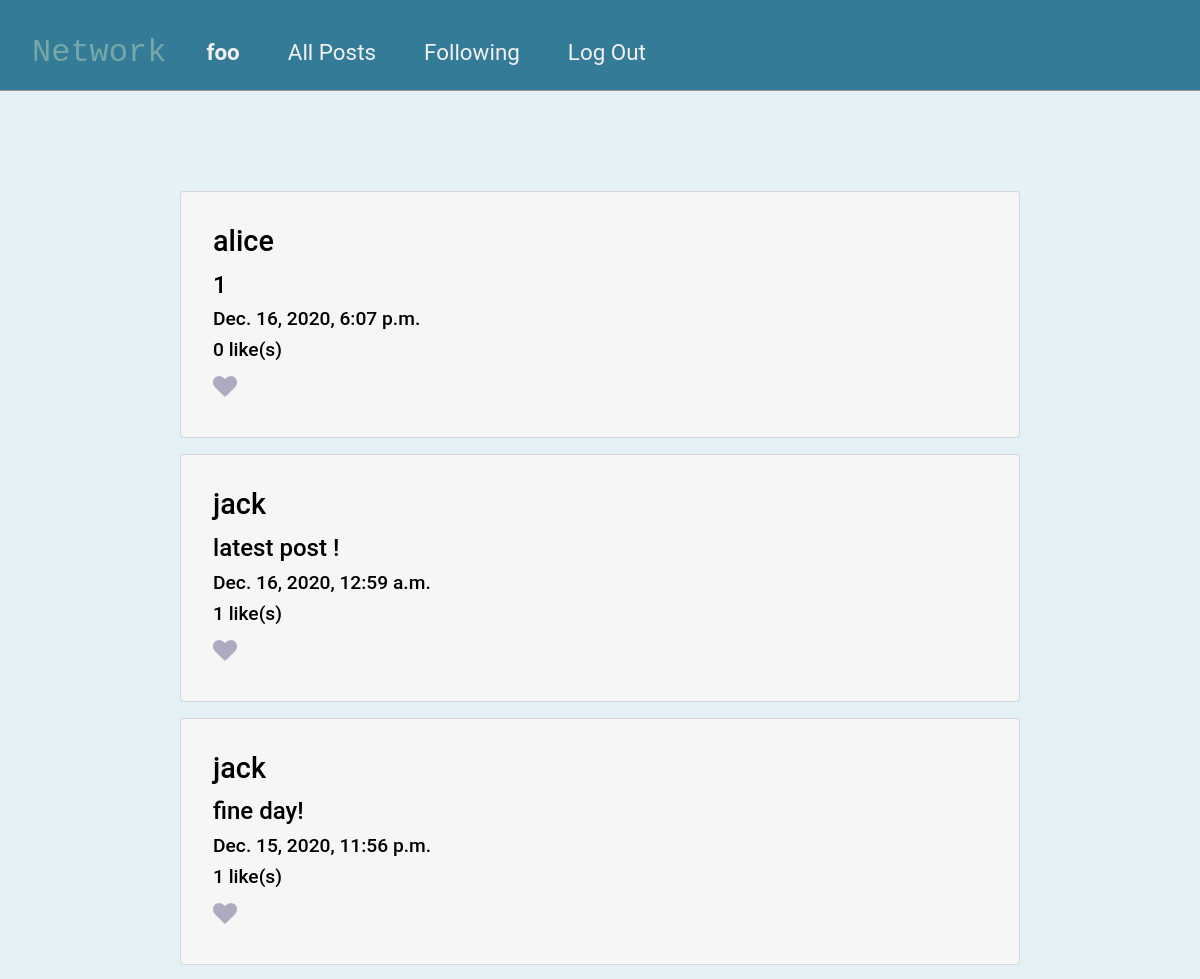
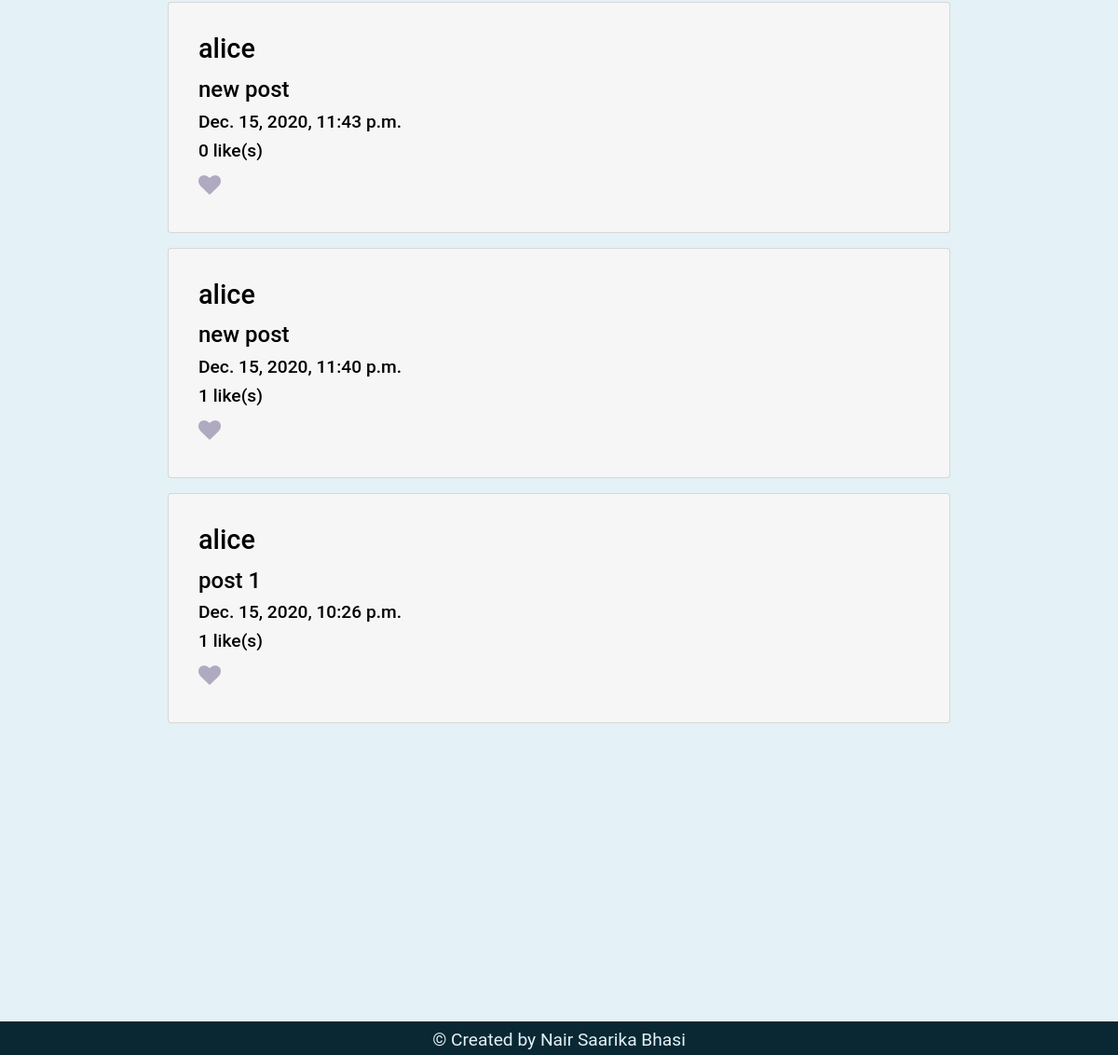
/network/following (signed in), run on the app's committed database (2 pictures, top to bottom).
### network/models.py (models this page shows, shortened)
class User(AbstractUser):
    pass

class Post(models.Model):
    contents = models.CharField(max_length=500)
    user_id = models.ForeignKey(User,on_delete=models.CASCADE,related_name="userID")
    date_and_time = models.DateTimeField()
    num_of_likes = models.IntegerField(default = '0')

### network/views.py (the view)
# urls.py: path("following",views.following_posts,name="following_posts"),
def following_posts(request):
    if request.user.is_authenticated:
        userobj = util.get_user_obj_by_userId(request.user.id)
        posts = paginate(request,get_all_posts_of_user_network(request,userobj))
        post_liked_ids = get_myliked_post(request).values_list("id",flat= True)
        return render (request, "network/following.html",{
            "allposts": posts,
            "post_liked_ids":post_liked_ids,
        })
    else:
        return HttpResponseRedirect(reverse("network:login"))

### network/util.py (called while the page is built)
def get_user_obj_by_userId(id):
    userobj = User.objects.get(id = id)
    return userobj

### network/views.py (called while the page is built)
def paginate(request,argument):
    page_number = request.GET.get('page',1)
    paginator = Paginator(argument, 10)
    try:
        paginated_argument = paginator.page(page_number)
    except PageNotAnInteger:
        paginated_argument = paginator.page(1)
    except EmptyPage:
        paginated_argument = paginator.page(paginator.num_pages)
    return paginated_argument

def get_all_posts_of_user_network(request,userobj):
    if request.user.is_authenticated:
        if request.user.username == userobj.username:
            following_ids = Follow.objects.values_list('following',flat= True).filter(follower = request.user.id)
            posts = Post.objects.filter(user_id__in = set(following_ids)).order_by('-date_and_time')
            return posts
    else:
        return HttpResponseRedirect(reverse("network:login"))

def get_myliked_post(request):
    if request.user.is_authenticated:
        userobj = util.get_user_obj_by_userId(request.user.id)
        likeobj = Like.objects.values_list('post',flat=True).filter(user = userobj.id)
        postObj = Post.objects.filter(id__in = set(likeobj)).order_by('-date_and_time').values()
        return postObj
    else:
        return HttpResponseRedirect(reverse("network:login"))

### network/templates/network/following.html (shortened to what this page needs)
{% extends "network/layout.html" %}
{%load static %}
{% block body %}
<section>
    <article class ="result">
        <div class = "container-allpost"  >
            <section>
                <article id ="showposts">
                    {% for post in allposts %}
                        <div class = "card" >
                            <span>
                                <h2 id ="post_userid" class="card-title">{{post.user_id}}</h2>
                                <h3 id ="post_content">{{post.contents}}</h3>
                                <h4 id ="post_dateandtime">{{post.date_and_time}}</h4>
                                <h4 id ='num_likes_{{post.id}}' class='like'>{{post.num_of_likes}} like(s)</h4>
                                {% if post.num_of_likes > 0 and post_liked_ids|length  and post.id in post_liked_ids %}
                                    <button id ="like"  value ="{{post.id}}" ><i class="fa fa-heart" style = "color:#f7786b"></i></button>
                                {% else %}
                                    <button id ="like" value ="{{post.id}}" ><i class="fa fa-heart" style = "color:#b0aac0"></i></button>
                                {% endif %}
                            </span>
                        </div>
                    {% empty %}
                    <h5 class="notfound text-center">You are following no one</h5>
                    {% endfor %}
                </article>
            </section>
        </div>
    </article>
</section>
{% endblock %}

### network/templates/network/layout.html (shortened to what this page needs)
{% load static %}
<!DOCTYPE html>
<html lang="en">
    <head>
        <link rel="stylesheet" href="https://stackpath.bootstrapcdn.com/bootstrap/4.4.1/css/bootstrap.min.css">
        <link href="{% static 'network/styles.css' %}" rel="stylesheet">
        <link rel="stylesheet" href="https://cdnjs.cloudflare.com/ajax/libs/font-awesome/4.7.0/css/font-awesome.min.css">
    </head>
    <body>
        <nav class="navbar navbar-expand-lg navbar-light bg-light flex-row d-flex bd-highlight mb-3" id="main-nav">
            <a class="navbar-brand text-monospace" id = "logo" href="{% url 'network:index' %}">Network</a>
            <div>
              <ul class="navbar-nav mr-auto">
                {% if user.is_authenticated %}
                    <li class="nav-item">
                        <a class="nav-link" href="{% url 'network:profile' user=user.username category='myposts' %}"><strong>{{ user.username }}</strong></a>
                    </li>
                {% endif %}
                <li class="nav-item">
                  <a class="nav-link" href="{% url 'network:index' %}">All Posts</a>
                </li>
                {% if user.is_authenticated %}
                    <li class="nav-item">
                        <a class="nav-link" href=" {% url 'network:following_posts' %}">Following</a>
                    </li>
                    <li class="nav-item">
                        <a class="nav-link" href="{% url 'network:logout' %}">Log Out</a>
                    </li>
                {% endif %}
              </ul>
            </div>
          </nav>
        <div class="body">
            {% block body %}
            {% endblock %}
        </div>
    </body>
    <footer id ="footer">
        <small> &#169; Created by Nair Saarika Bhasi </small>
   </footer>
</html>

### network/static/network/styles.css (style rules this page uses)
body { font-family: Roboto; position:relative; width: 100%; height: 100%; background-color: #E4F1F6; }
footer { font-size: 1.5rem; background-color: #092834; width: 100%; position: absolute; color:#E4F1F6; text-align: center; margin-top: 25%; }
button { outline:none !important }
#main-nav { background-color:#347B98!important; ; border-bottom:1px solid rgb(151, 147, 151); font-size: 1.5rem; position: relative; }
#main-nav a.nav-link, #mini-nav button.nav-link { color: #f1f1f1; font-size: 1.4rem; margin-left: 1rem; margin-top: 1rem; margin-right: 1rem ; }
#logo { font-size: 2rem; color:#77a8a8; margin-left: 1rem; margin-top: 1rem; margin-right: 1rem ; }
#showposts,#result { text-align: left; margin-top: 100px; margin-bottom: 20px; position: relative; display: block; }
#showposts .card, #result, .card { width: 70%; padding:2rem; margin-bottom: 1rem; margin-left: 1rem; background-color: rgb(246, 246, 246); margin-left: 15%; clear: both; }
h2#post_userid { color:black; font-size: 1.8rem; }
h3#post_content { color:black; font-size: 1.5rem; }
h4#post_dateandtime { color:black; font-size: 1.2rem; }
h4.like { color:black; font-size: 1.2rem; }
button#like { border: none; background-color: transparent; font-size: 1.5rem; padding: 0px; }

### data on the page
User: username "foo"
Post: user_id "alice", contents "1", date_and_time "Dec. 16, 2020, 6:07 p.m.", num_of_likes "0", {{ post.id }} 49 (drawn)
Post: user_id "jack", contents "latest post !", date_and_time "Dec. 16, 2020, 12:59 a.m.", num_of_likes "1", {{ post.id }} 44 (drawn)
Post: user_id "jack", contents "fine day!", date_and_time "Dec. 15, 2020, 11:56 p.m.", num_of_likes "1", {{ post.id }} 23 (drawn)
Post: user_id "alice", contents "new post", date_and_time "Dec. 15, 2020, 11:43 p.m.", num_of_likes "0", {{ post.id }} 20 (drawn)
Post: user_id "alice", contents "new post", date_and_time "Dec. 15, 2020, 11:40 p.m.", num_of_likes "1", {{ post.id }} 18 (drawn)
Post: user_id "alice", contents "post 1", date_and_time "Dec. 15, 2020, 10:26 p.m.", num_of_likes "1", {{ post.id }} 17 (drawn)
